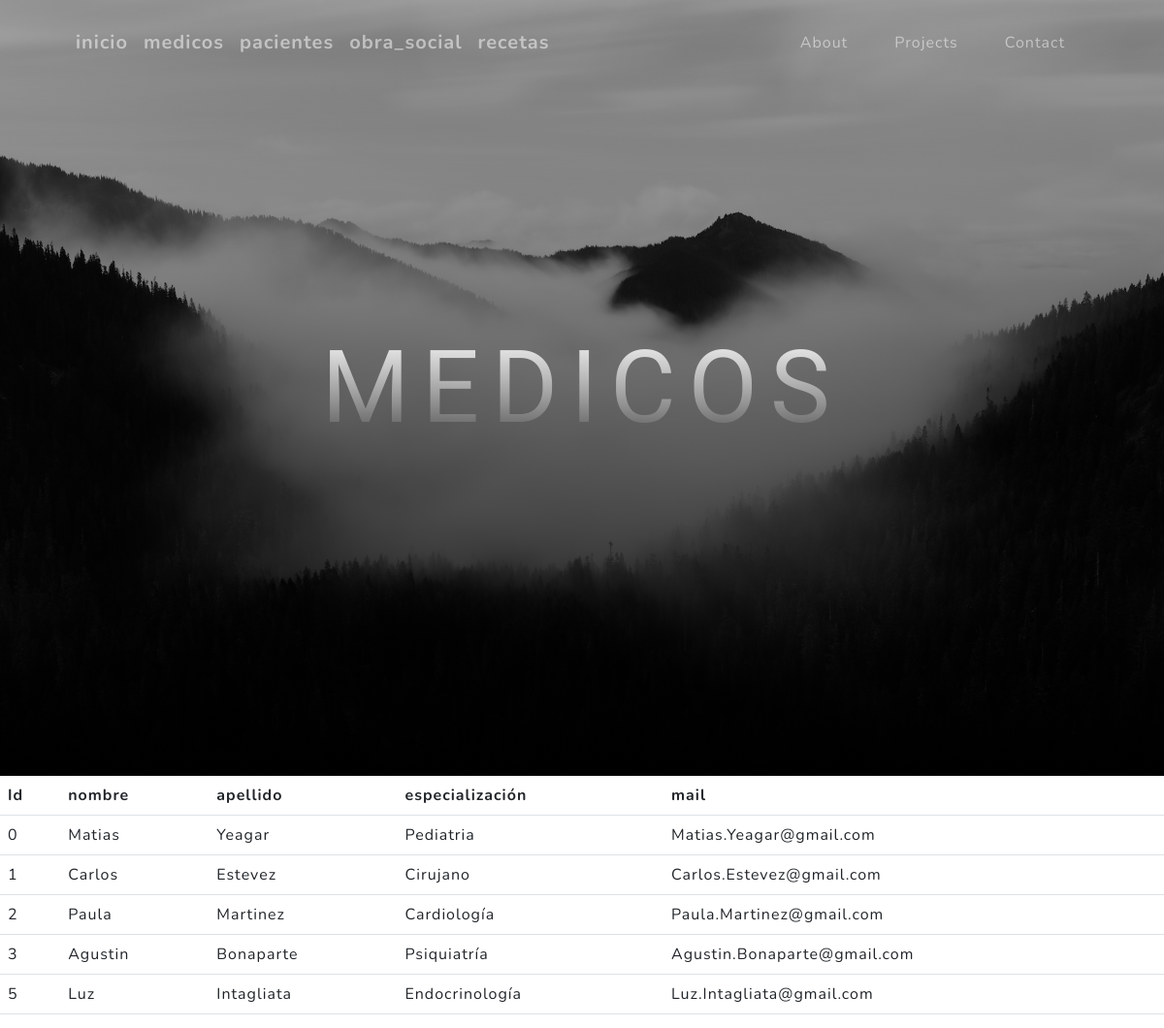
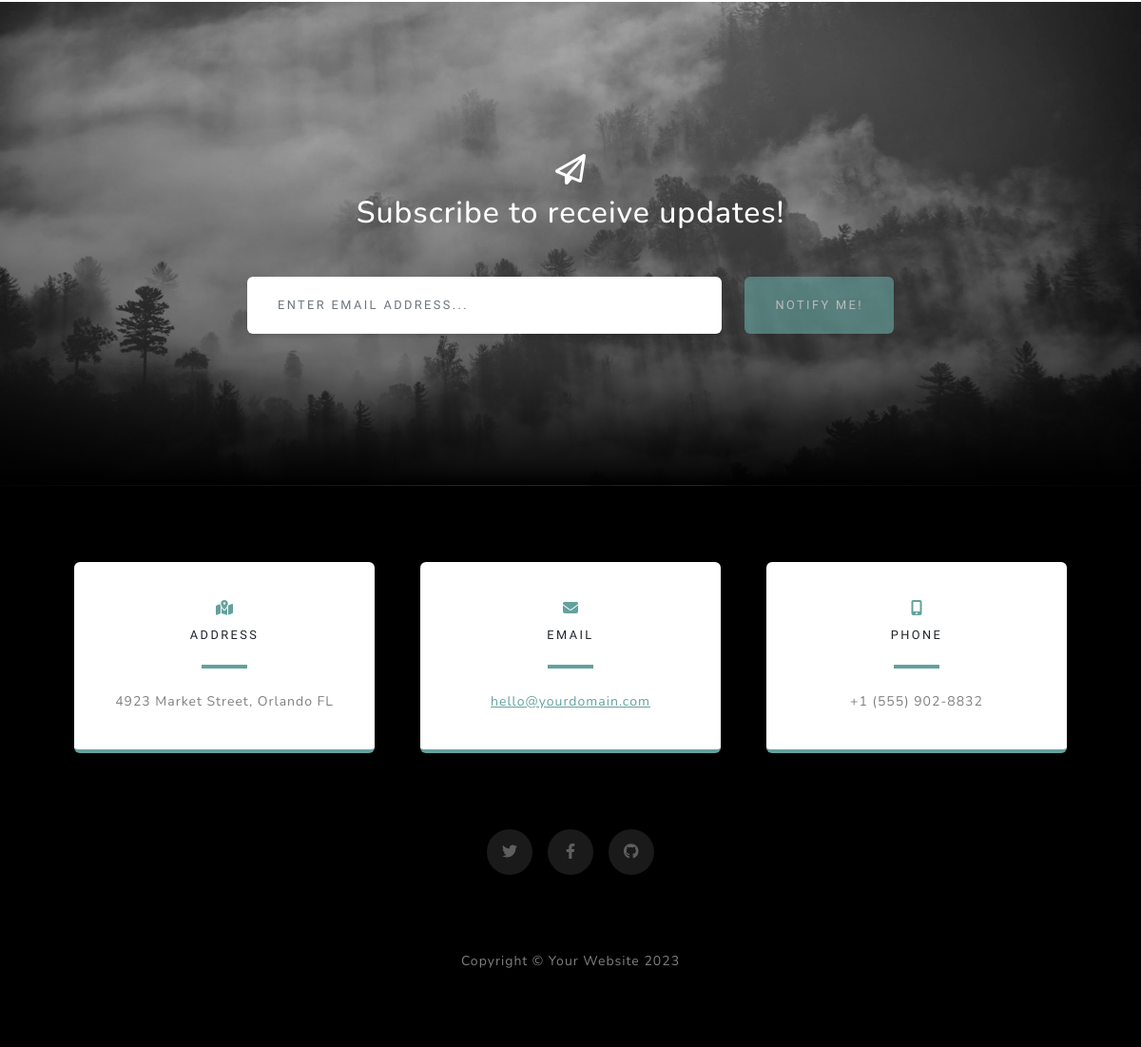
Screenshot of /hospital/medicos/ with the database file from the repository (2 pictures, top to bottom).
### app/models.py (models this page shows)
class medico (models.Model):
    nombre = models.CharField(max_length=20)
    apellido = models.CharField(max_length=40)
    mail = models.EmailField(max_length=100)
    especialización = models.CharField(max_length=100)

### app/views.py (the view)
# urls.py: path("medicos/", medicos, name= "medicos"),
def medicos(request,):
    contexto = {'medicos': medico.objects.all()}
    return render (request,"medicos.html", contexto)

### app/templates/medicos.html
{% extends "index.html" %}
{% block titulo %}
<h1 class="mx-auto my-0 text-uppercase"> Medicos </h1>
{%  endblock titulo %}
{% block contenido %}
    <table class="table">
        <thread>
            <tr>
                <th>Id</th>
                <th>nombre</th>
                <th>apellido</th>
                <th>especialización</th>
                <th>mail</th>
            </tr>
        </thread>
        <tbody>
        {% for c in medicos %}
            <tr>
                <td>{{ c.id }}</td>
                <td>{{ c.nombre }}</td>
                <td>{{ c.apellido }}</td>
                <td>{{ c.especialización }}</td>
                <td>{{ c.mail }}</td>
            </tr>
        {% endfor %}
        </tbody>
    </table>
{%  endblock contenido %}

### rows the page displays
medico: id "0", nombre "Matias", apellido "Yeagar", especialización "Pediatria", mail "Matias.Yeagar@gmail.com"
medico: id "1", nombre "Carlos", apellido "Estevez", especialización "Cirujano", mail "Carlos.Estevez@gmail.com"
medico: id "2", nombre "Paula", apellido "Martinez", especialización "Cardiología", mail "Paula.Martinez@gmail.com"
medico: id "3", nombre "Agustin", apellido "Bonaparte", especialización "Psiquiatría", mail "Agustin.Bonaparte@gmail.com"
medico: id "5", nombre "Luz", apellido "Intagliata", especialización "Endocrinología", mail "Luz.Intagliata@gmail.com"
